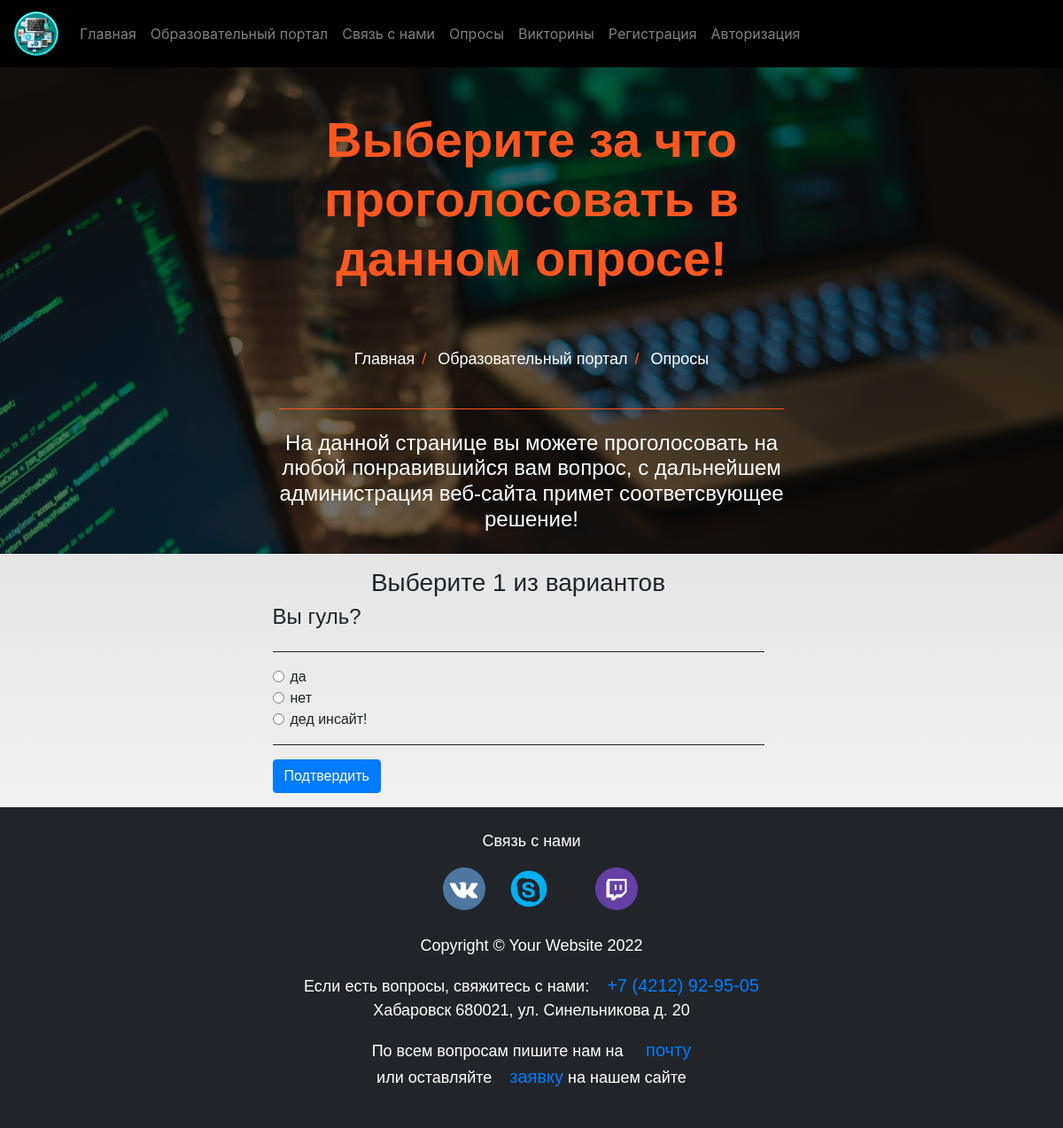
The page /educate_portal/vote/1 on the database its author committed.
### educate_portal/models.py (models this page shows, shortened)
class Poll(models.Model):
    question = models.TextField()
    option_one = models.CharField(max_length=30)
    option_two = models.CharField(max_length=30)
    option_three = models.CharField(max_length=30)
    option_one_count = models.IntegerField(default=0)
    option_two_count = models.IntegerField(default=0)
    option_three_count = models.IntegerField(default=0)
    class Meta:
        verbose_name = "Опросы"
        verbose_name_plural = "Опросы"

### educate_portal/views.py (the view, shortened to what this page needs)
# urls.py: path('vote/<poll_id>', views.vote_poll, name='vote_poll'),
def vote_poll(request, poll_id):
    poll = Poll.objects.get(pk=poll_id)
    context = {
        'poll': poll
    }
    return render(request, 'poll_app/vote.html', context)

### educate_portal/templates/poll_app/vote.html (shortened to what this page needs)
{% extends 'base.html' %}
{% block image_block %}
  <header class="info-header">
    <div id="page-intro" class="container-fluid d-flex align-items-center justify-content-center ">
      <div class="row d-flex justify-content-center text-center">
        <div class="col-6 text-white">
          <h2 class="display-4 font-weight-bold  p-5 " style="color:#ff5722;" > Выберите за что проголосовать в данном опросе!  </h2>
          <div class="row d-flex justify-content-center text-center">
            <ul class="breadcrumb">
              <li><a href="{% url 'index' %}">Главная</a></li>
              <li><a href="{% url 'educate_portal:standard_list' %}">Образовательный портал</a></li>
              <li><a href="{% url 'educate_portal:home_poll' %}">Опросы</a></li>
            </ul>
          </div>
          <hr style="color:#ff5722;">
          <h4 class="white-text my-4">На данной странице вы можете проголосовать на любой понравившийся вам вопрос, с дальнейшем администрация веб-сайта примет соответсвующее решение!</h4>
    </div>
  </header>
  {% endblock %}
{% block content %}
<div class="row col-12 mb-3">
    <div class="col-lg-6 col-lg-offset-2 container-fluid mt-3">
        <div class="panel panel-default">
            <div class="panel-heading">
                <h3 class="panel-title text-center">Выберите 1 из вариантов</h3>
            </div>
            <div class="panel-body">
                <div class="row">
                    <div class="col-lg-12">
                        <h4>{{poll.question}}</h4>
                    </div>
                </div>
                <div class="row">
                    <div class="col-lg-12">
                        <hr />
                        <form method="POST">
                            <div class="form-check">
                                <input class="form-check-input" type="radio" name="poll" value='option1' id="flexRadioDefault1" required>
                                {{poll.option_one}}
                              </div>
                              <div class="form-check">
                                <input class="form-check-input" type="radio" name="poll" value='option1' id="flexRadioDefault1" >
                                {{poll.option_two}}
                              </div>
                              <div class="form-check">
                                <input class="form-check-input" type="radio" name="poll" value='option1' id="flexRadioDefault1" >
                                {{poll.option_three}}
                              </div>
                            <hr />
                            <button type="submit" class="btn btn-primary">
                                Подтвердить
                            </button>
                        </form>
                    </div>
                </div>
            </div>
        </div>
    </div>
</div>
{% endblock %}

### static/css/master_css.css (style rules this page uses)
.text-white { color: white; }
hr { border-color: inherit; }
.info-header { height: 60%; }
#page-intro { height: 100%; }
#page-intro { background: linear-gradient(rgba(0, 0, 0, 0.5), rgba(0, 0, 0, 0.5)), url("../Images/222.jpg")no-repeat center center fixed; -webkit-background-size: cover; -moz-background-size: cover; -o-background-size: cover; background-size: cover; }
ul.breadcrumb { padding: 10px 16px; list-style: none; background-color: transparent; }
ul.breadcrumb li { display: inline; font-size: 18px; }
ul.breadcrumb li+li:before { padding: 8px; color: #ff5722; content: "/\00a0"; }
ul.breadcrumb li a { color: white; text-decoration: none; }
html { scroll-behavior: smooth; height: 100%; width: 100%; }
a { text-decoration: none !important; color: black; }
html, body { max-width: 100%; overflow-x: hidden; height: 100%; width: 100%; }
body { background: linear-gradient(rgba(0, 0, 0, 0.2), rgba(255, 255, 255, 0.5)); overflow-x: hidden; background-repeat: no-repeat; }

### rows shown on the page
Poll: question "Вы гуль?", option_one "да", option_two "нет", option_three "дед инсайт!"
